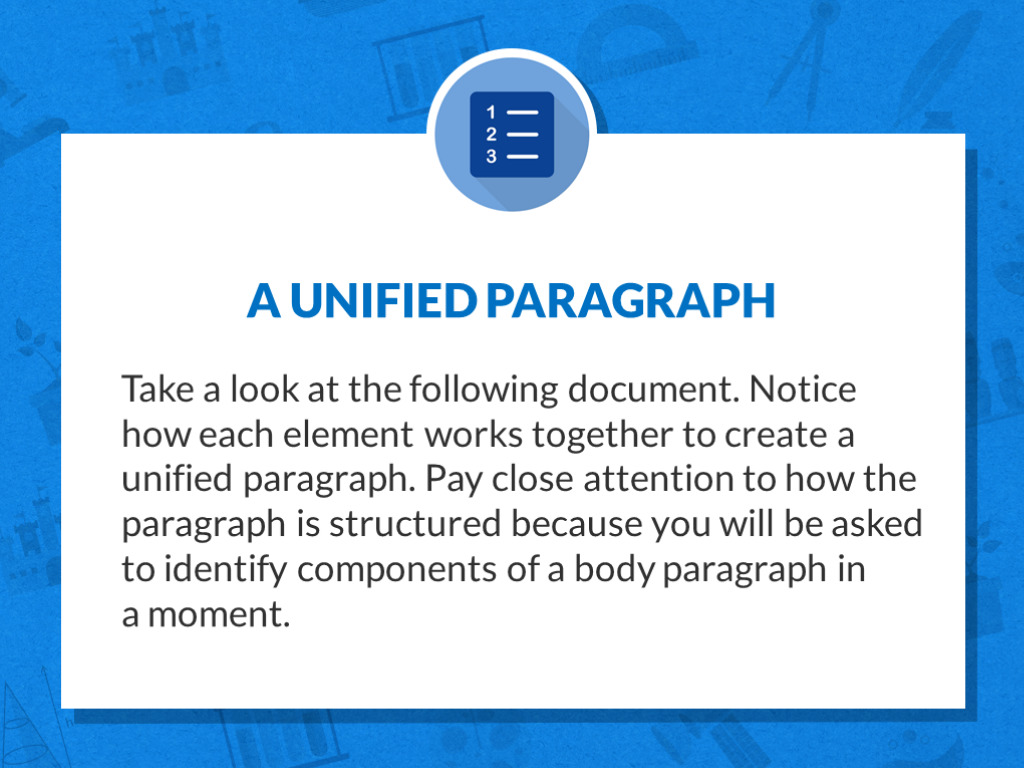
#> input picture data/raw/english/english107.jpg, 1024 x 768 px, found by its file name; its folder holds only this picture in this run
$ jupyter execute --allow-errors SVM.ipynb
#> lines starting #> are read from the running program, lines starting #| are printed output that depends on the picture
#> further down, img_array is the input picture: shape (768, 1024, 3); mean R, G, B 162.7, 200.8, 232.4
#> `img_resized=resize(img_array,(224,224,3))`:
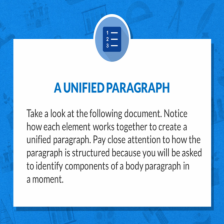
#> img_resized: shape (224, 224, 3) float64; mean R, G, B 0.638, 0.787, 0.911
[cell 1]
import pandas as pd
from sklearn import svm
from sklearn.model_selection import GridSearchCV
import os
import matplotlib.pyplot as plt
from skimage.transform import resize
from skimage.io import imread
import numpy as np
from sklearn.model_selection import train_test_split
from sklearn.metrics import classification_report,accuracy_score,confusion_matrix
import pickle

[cell 2]
Categories = ['english','russian','telugu']
flat_data_arr=[]
target_arr=[]

datadir='data_to_transform'
#> (the rest of this cell did not finish here and is left out)

Splitting the data into training and testing data

#> (a cell that did not finish here is left out)

This Part of code may take a while for training the data using SVC model

[cell 4]
param_grid={'C':[0.1,1,10,100],'gamma':[0.0001,0.001,0.1,1],'kernel':['rbf','poly']}
svc=svm.SVC(probability=True)
print("The training of the model is started, please wait for while as it may take few minutes to complete")
model=GridSearchCV(svc,param_grid)
#> (the rest of this cell did not finish here and is left out)

Predicting our testing data

#> (a cell that did not finish here is left out)

[cell 6]
print("The actual data is:")
#> (the rest of this cell did not finish here and is left out)

#> (a cell that did not finish here is left out)

Using Pickle to save the model to disk

[cell 8]
pickle.dump(model,open('img_model.p','wb'))
print("Pickle is dumped successfully")

The Machine-Learning Based Model is Created Successfully. Now You can test for classification of any image which falls in the mentioned Categories

Testing of model :

[cell 9]
#print(os.path.abspath(os.getcwd()))
model=pickle.load(open('img_model.p','rb'))

url=input('Enter URL of Image')
#> the answer given: ../data/raw/english/english107.jpg
img=imread(url)
plt.imshow(img)
plt.show()
img_resize=resize(img,(150,150,3))
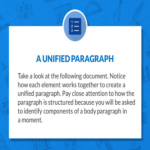
#> img_resize: shape (150, 150, 3) float64; mean R, G, B 0.638, 0.787, 0.911
l=[img_resize.flatten()]
#> (the rest of this cell did not finish here and is left out)
